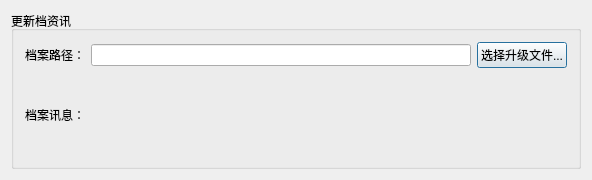
<?xml version="1.0" encoding="UTF-8"?>
<ui version="4.0">
 <class>firmwareDialog</class>
 <widget class="QDialog" name="firmwareDialog">
  <property name="geometry">
   <rect>
    <x>0</x>
    <y>0</y>
    <width>592</width>
    <height>180</height>
   </rect>
  </property>
  <property name="minimumSize">
   <size>
    <width>444</width>
    <height>180</height>
   </size>
  </property>
  <property name="windowTitle">
   <string>程序升级</string>
  </property>
  <layout class="QVBoxLayout" name="verticalLayout_3">
   <item>
    <widget class="QGroupBox" name="groupBox_2">
     <property name="title">
      <string>更新档资讯</string>
     </property>
     <layout class="QVBoxLayout" name="verticalLayout">
      <item>
       <layout class="QHBoxLayout" name="horizontalLayout_2">
        <item>
         <widget class="QLabel" name="label_3">
          <property name="text">
           <string>档案路径：</string>
          </property>
         </widget>
        </item>
        <item>
         <widget class="QLineEdit" name="transmitPath">
          <property name="readOnly">
           <bool>true</bool>
          </property>
         </widget>
        </item>
        <item>
         <widget class="QPushButton" name="transmitBrowse">
          <property name="enabled">
           <bool>true</bool>
          </property>
          <property name="text">
           <string>选择升级文件...</string>
          </property>
         </widget>
        </item>
       </layout>
      </item>
      <item>
       <layout class="QHBoxLayout" name="horizontalLayout_4" stretch="1,9">
        <item>
         <widget class="QLabel" name="label_6">
          <property name="text">
           <string>档案讯息：</string>
          </property>
         </widget>
        </item>
        <item>
         <widget class="QLabel" name="info">
          <property name="text">
           <string/>
          </property>
          <property name="wordWrap">
           <bool>true</bool>
          </property>
         </widget>
        </item>
       </layout>
      </item>
     </layout>
    </widget>
   </item>
  </layout>
 </widget>
 <layoutdefault spacing="6" margin="11"/>
 <resources/>
 <connections/>
</ui>
